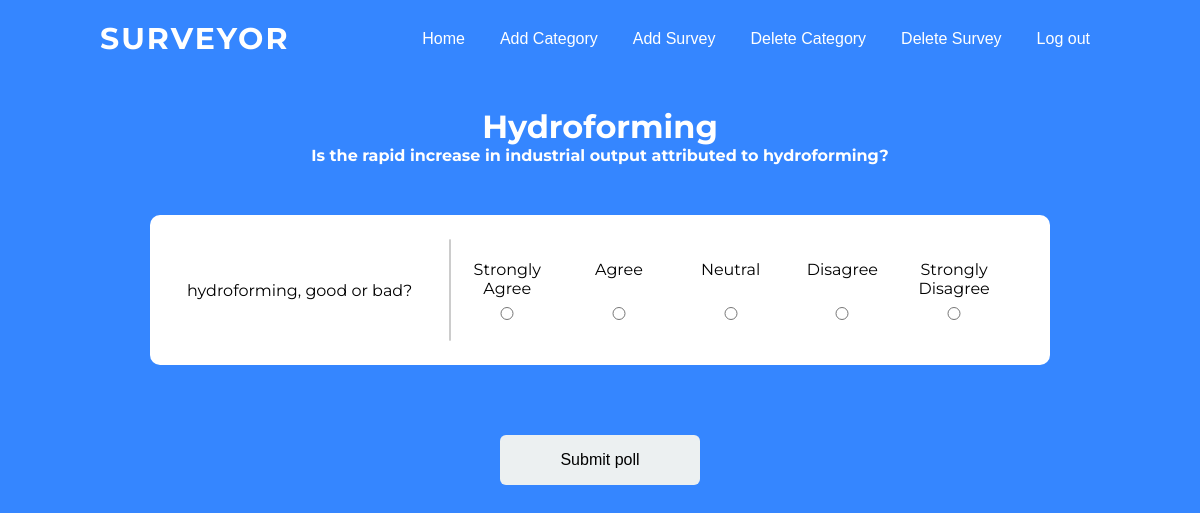
The app's page /singlesurvey/9 (signed in) with its own data.
### surveyapp/models.py (models this page shows, shortened)
class Survey(models.Model):
    title_name = models.CharField(max_length=200)
    category = models.ForeignKey(Category, on_delete=models.CASCADE)
    subtitle = models.CharField(max_length=100, null=True)
    people = models.IntegerField(default=0)
    question = models.CharField(max_length=200, default="")
    agree = models.IntegerField(default=0)
    stronglyagree = models.IntegerField(default=0)
    neutral = models.IntegerField(default=0)
    disagree = models.IntegerField(default=0)
    stronglydisagree = models.IntegerField(default=0)

### surveyapp/views.py (the view)
# urls.py: path("singlesurvey/<str:single_survey_name>", views.single_survey, name="singlesurvey"),
@login_required(login_url="/login")
def single_survey(request, single_survey_name):
    if request.method == "POST":
        s = SubmittedSurveys()
        survey = Survey.objects.get(id=single_survey_name)
        s.survey = survey
        s.user = request.user.username
        survey.people += 1
        user = User.objects.get(username=request.user.username)
        user.points += 1
        user.save()
        survey.save()
        category = Category.objects.get(category_name=survey.category)
        if request.user.username in category.users:
            pass
        else:
            category.users += str(request.user.username) + ","
            category.save()
        question = survey.question
        s.question = question
        s.answer = request.POST["choice"]
        if s.answer == "Strongly Agree":
            survey.stronglyagree += 1
        elif s.answer == "Agree":
            survey.agree += 1
        elif s.answer == "Neutral":
            survey.neutral += 1
        elif s.answer == "Disagree":
            survey.disagree += 1
        elif s.answer == "Strongly Disagree":
            survey.stronglydisagree += 1
        s.save()
        survey.save()
        return render(request, "surveyapp/postsurvey.html", {
            "survey": survey,
            "question": question,
            "people": survey.people-1 ,
            "answer": s.answer,
            "agree": survey.agree,
            "stronglya": survey.stronglyagree,
            "neutral": survey.neutral,
            "disagree": survey.disagree,
            "stronglyd": survey.stronglydisagree
        })
    else:
        survey = Survey.objects.get(id=single_survey_name)
        question = survey.question
        return render(request, "surveyapp/singlesurvey.html", {"survey": survey, "question": question})

### surveyapp/templates/surveyapp/singlesurvey.html (shortened to what this page needs)
{% extends "surveyapp/base.html" %}
{% block body %}
<div class="title">
  <h1>{{survey.title_name}}</h1>
  <h4>{{survey.subtitle}}</h4>
</div>
<div class="question-container">
  <form method="post" action="{% url 'singlesurvey' survey.id %}">
    <div class="question">
      <div class="question-title">
        <p>{{question}}</p>
      </div>
      <hr>
      <div class="radio">
        <div class="radio-button">
          <label for="sa">Strongly Agree</label>
          <input type="radio" name="choice" value="Strongly Agree" id="sa" required>
        </div>
        <div class="radio-button">
          <label for="a">Agree</label>
          <input type="radio" name="choice" value="Agree" id="a" required>
        </div>
        <div class="radio-button">
          <label for="n">Neutral</label>
          <input type="radio" name="choice" value="Neutral" id="n" required>
        </div>
        <div class="radio-button">
          <label for="d">Disagree</label>
          <input type="radio" name="choice" value="Disagree" id="d" required>
        </div>
        <div class="radio-button">
          <label for="sd">Strongly Disagree</label>
          <input type="radio" name="choice" value="Strongly Disagree" id="sd" required>
        </div>
      </div>
    </div>
    <div class="submit-button">
      <input type="submit" value="Submit poll">
    </div>
  </form>
</div>
{% endblock %}

### surveyapp/static/css/styles.css (style rules this page uses)
* { margin: 0; padding: 0; }
body { font-family: Montserrat; background-color: #3586ff; }
.title { text-align: center; color: white; padding: 30px 0 30px 0; }
input { border: none; box-sizing: border-box; background-color: #ECF0F1; outline: none; border-radius: 6px; font-size: 16px; font-weight: 200; padding: 10px 10px; width: 250px; transition: border .5s; }
.question-container { display: flex; justify-content: center; align-items: center; flex-direction: column; margin: 20px 40px; }
.question { display: flex; flex-direction: row; width: 900px; height: 150px; background-color: white; border-radius: 10px; margin-bottom: 20px; }
.question-title { box-sizing: border-box; padding: 20px; display: flex; justify-content: center; align-items: center; height: 150px; width: 300px; }
.radio { display: flex; box-sizing: border-box; padding-right: 40px; flex-direction: row; justify-content: space-around; align-items: center; height: 150px; width: 600px; }
.radio-button { display: flex; flex-direction: column; justify-content: space-between; text-align: center; align-items: center; width: 100px; height: 60px; }
.radio-button input { width: 60px; }
.question hr { height: 100px; margin: auto; border: 1px solid #cccccc; border-radius: 50px; background-color: #cccccc; }
.radio-button { width: 30px; }
.submit-button { display: flex; justify-content: center; align-items: center; }
.submit-button input { width: 200px; height: 50px; margin: 50px 50px 70px 50px; }

### records on screen
Survey: title_name "Hydroforming", subtitle "Is the rapid increase in industrial output attributed to hydroforming?", question "hydroforming, good or bad?"
